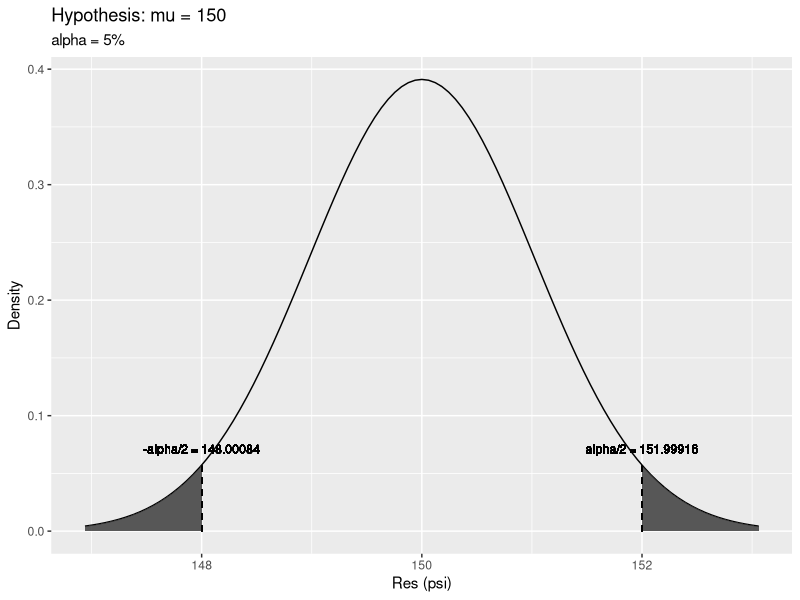
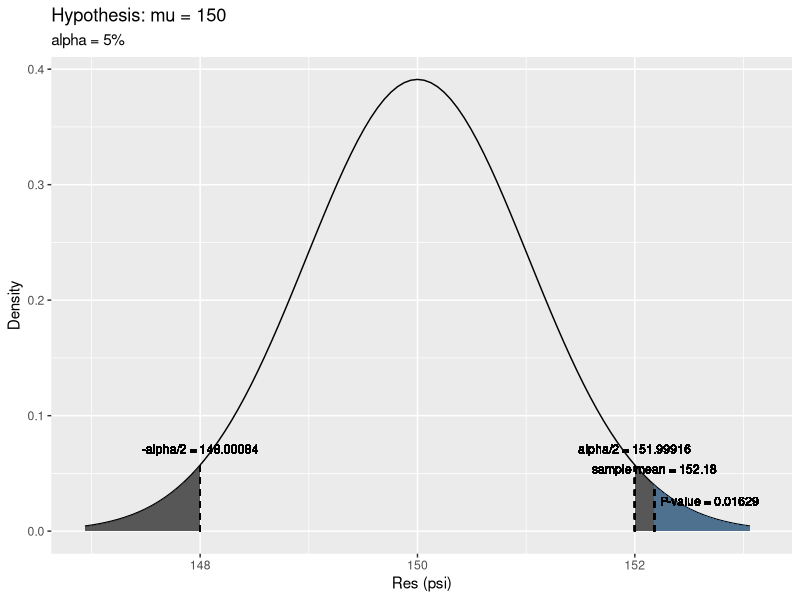
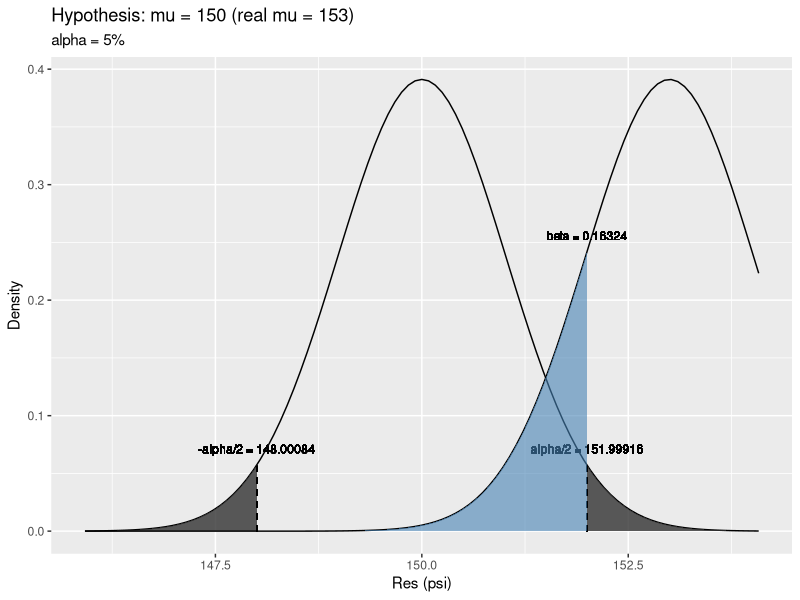

Generate these figures, in order, with R:
ipak <- function(pkg){
  new.pkg <- pkg[!(pkg %in% installed.packages()[, "Package"])]
  if (length(new.pkg)) 
    install.packages(new.pkg, dependencies = TRUE)
  sapply(pkg, require, character.only = TRUE)
}

packages <- c("dplyr", "ggplot2")
ipak(packages)

## resistencia al rompimiento de una fibra textil X (X es variable aleatoria con distribución normal con mu = 150psi y sd = 4.08psi)

# a) hipótesis nula y alternativa adecuada

# H_0 (está bajo control): mu = 150psi 
# H_a (fuera de control): mu <> 150psi

# b) alpha = 5% 

# muestra aleatoria de 16 piezas 

# population
#   - normal distrib
mu <- 150
sd <- 4.08

# sample
n <- 16
std_error <- sd/sqrt(n)

# rejection zone
alpha <- 0.05

rej_inf <- qnorm(alpha/2, mu, std_error, lower.tail = T) 
rej_sup <- qnorm(alpha/2, mu, std_error, lower.tail = F) 


# decision rule
#  -  z_obs <= rej_inf || z_obs >= rej_sup  => reject H_0
#  -  rej_inf < z_obs < rej_sup  => don't reject H_0

# graphical representation
x_inf <- mu - std_error * 3
x_sup <- mu + std_error * 3

events <- seq(x_inf,x_sup,0.01)
df <- data.frame(events, density = dnorm(x = events, mu, std_error))  

ggplot(df, aes(x = events)) +
  stat_function(fun = dnorm,
                args = list(
                  mean = mu,
                  sd = std_error
                ),
                geom = "line") +
  stat_function(fun = dnorm,
                args = list(
                  mean = mu,
                  sd = std_error
                ),
                geom = "area",
                alpha = 0.8,
                xlim = c(rej_sup,x_sup)) + 
  geom_segment(aes(x = rej_sup, xend = rej_sup, y = 0, yend = dnorm(rej_sup, mu, std_error)), 
               lty = "dashed") + 
  geom_text(
    aes(label = paste(c("alpha/2 = ", round(rej_sup,5)), collapse = ""), x = rej_sup, y = dnorm(rej_sup, mu, std_error) + 0.01),
    size = 3,
    vjust = 0
  ) +
  stat_function(fun = dnorm,
                args = list(
                  mean = mu,
                  sd = std_error
                ),
                geom = "area",
              alpha = 0.8,
              xlim = c(x_inf,rej_inf)) +
  geom_segment(aes(x = rej_inf, xend = rej_inf, y = 0, yend = dnorm(rej_inf, mu, std_error)), 
             lty = "dashed") + 
  geom_text(
    aes(label = paste(c("-alpha/2 = ", round(rej_inf,5)), collapse = ""), x = rej_inf, y = dnorm(rej_inf, mu, std_error) + 0.01),
    size = 3,
    vjust = 0
  ) + 
  labs(title = "Hypothesis: mu = 150 ",
       subtitle = "alpha = 5%",
       x = "Res (psi)",
       y = "Density")

# c) test con mean_s = 152.18psi

# population
#   - normal distrib
mu <- 150
sd <- 4.08

# sample
n <- 16
mean_s  <-  152.18
std_error <- sd/sqrt(n)

# rejection zone
alpha <- 0.05

rej_inf <- qnorm(alpha/2, mu, std_error, lower.tail = T) 
rej_sup <- qnorm(alpha/2, mu, std_error, lower.tail = F) 


# decision rule
#  -  z_obs <= rej_inf || z_obs >= rej_sup  => reject H_0
#  -  rej_inf < z_obs < rej_sup  => don't reject H_0

mean_s <= rej_inf || mean_s >= rej_sup

# decision rule
#  -  p_value < alpha  => reject H_0
p_value <- pnorm(mean_s, mu, std_error, lower.tail = F) 

p_value < alpha

# graphical representation
x_inf <- mu - std_error * 3
x_sup <- mu + std_error * 3

events <- seq(x_inf,x_sup,0.01)
df <- data.frame(events, density = dnorm(x = events, mu, std_error))  

ggplot(df, aes(x = events)) +
  stat_function(fun = dnorm,
                args = list(
                  mean = mu,
                  sd = std_error
                ),
                geom = "line") +
  stat_function(fun = dnorm,
                args = list(
                  mean = mu,
                  sd = std_error
                ),
                geom = "area",
                alpha = 0.8,
                xlim = c(rej_sup,x_sup)) + 
  geom_segment(aes(x = rej_sup, xend = rej_sup, y = 0, yend = dnorm(rej_sup, mu, std_error)), 
               lty = "dashed") + 
  geom_text(
    aes(label = paste(c("alpha/2 = ", round(rej_sup,5)), collapse = ""), x = rej_sup, y = dnorm(rej_sup, mu, std_error) + 0.01),
    size = 3,
    vjust = 0
  ) +
  stat_function(fun = dnorm,
                args = list(
                  mean = mu,
                  sd = std_error
                ),
                geom = "area",
                alpha = 0.8,
                xlim = c(x_inf,rej_inf)) +
  geom_segment(aes(x = rej_inf, xend = rej_inf, y = 0, yend = dnorm(rej_inf, mu, std_error)), 
               lty = "dashed") + 
  geom_text(
    aes(label = paste(c("-alpha/2 = ", round(rej_inf,5)), collapse = ""), x = rej_inf, y = dnorm(rej_inf, mu, std_error) + 0.01),
    size = 3,
    vjust = 0
  ) + 
  stat_function(fun = dnorm,
                args = list(
                  mean = mu,
                  sd = std_error
                ),
                geom = "area",
                alpha = 0.6,
                fill = "steelblue",
                xlim = c(mean_s,x_sup)) + 
  geom_segment(aes(x = mean_s, xend = mean_s, y = 0, yend = dnorm(mean_s, mu, std_error)), 
               lty = "dashed") + 
  geom_text(
    aes(label = paste(c("sample mean = ", round(mean_s,5)), collapse = ""), x = mean_s, y = dnorm(mean_s, mu, std_error) + 0.01),
    position = position_dodge(0.9),
    size = 3,
    vjust = 0
  ) +
  geom_text(
    aes(label = paste(c("P-value = ", round(p_value,5)), collapse = ""), x = mean_s + 0.5 * std_error, y = dnorm(mean_s + 0.5 * std_error, mu, std_error) + 0.01),
    position = position_dodge(0.9),
    size = 3,
    vjust = 0
  ) +
  labs(title = "Hypothesis: mu = 150 ",
       subtitle = "alpha = 5%",
       x = "Res (psi)",
       y = "Density")



# d) intervalo del 95% de confianza para la resistencia media de rompimiento
mu <- 150
sd <- 4.08
std_error <- sd/sqrt(n)
norm_score_inf <- qnorm(alpha/2, 0, 1, lower.tail = T) 
norm_score_sup <- qnorm(alpha/2, 0, 1, lower.tail = F) 


lower_bound <- mean_s + norm_score_inf * std_error  
upper_bound <- mean_s + norm_score_sup * std_error  


# e) proceso de fabricación no está bajo control, produciendo fibras con una resistencia media de 153 psi (igual desvío) 
#    ¿Cuál es la probabilidad de no efectuar el ajuste? (error tipo II = beta)

# population
# H_0  - normal distrib
mu <- 150
sd <- 4.08

# real  - normal distrib
mu_real <- 153
sd <- 4.08

# sample
n <- 16
std_error <- sd/sqrt(n)

# rejection zone
alpha <- 0.05

rej_inf <- qnorm(alpha/2, mu, std_error, lower.tail = T) 
rej_sup <- qnorm(alpha/2, mu, std_error, lower.tail = F) 

# type II error - beta
beta <- pnorm(rej_sup, mu_real, std_error, lower.tail = T)

# graphical representation
x_inf <- mu - std_error * 4
x_sup <- mu + std_error * 4
events <- seq(x_inf,x_sup,0.01)
df <- data.frame(events, density = dnorm(x = events, mu, std_error))  

ggplot(df, aes(x = events)) +
  stat_function(fun = dnorm,
                args = list(
                  mean = mu,
                  sd = std_error
                ),
                geom = "line") +
  stat_function(fun = dnorm,
                args = list(
                  mean = mu,
                  sd = std_error
                ),
                geom = "area",
                alpha = 0.8,
                xlim = c(rej_sup,x_sup)) + 
  geom_segment(aes(x = rej_sup, xend = rej_sup, y = 0, yend = dnorm(rej_sup, mu, std_error)), 
               lty = "dashed") + 
  geom_text(
    aes(label = paste(c("alpha/2 = ", round(rej_sup,5)), collapse = ""), x = rej_sup, y = dnorm(rej_sup, mu, std_error) + 0.01),
    size = 3,
    vjust = 0
  ) +
  stat_function(fun = dnorm,
                args = list(
                  mean = mu,
                  sd = std_error
                ),
                geom = "area",
                alpha = 0.8,
                xlim = c(x_inf,rej_inf)) +
  geom_segment(aes(x = rej_inf, xend = rej_inf, y = 0, yend = dnorm(rej_inf, mu, std_error)), 
               lty = "dashed") + 
  geom_text(
    aes(label = paste(c("-alpha/2 = ", round(rej_inf,5)), collapse = ""), x = rej_inf, y = dnorm(rej_inf, mu, std_error) + 0.01),
    size = 3,
    vjust = 0
  ) +
  stat_function(fun = dnorm,
                args = list(
                  mean = mu_real,
                  sd = std_error
                ),
                geom = "line") +
  stat_function(fun = dnorm,
                args = list(
                  mean = mu_real,
                  sd = std_error
                ),
                geom = "area",
                alpha = 0.6,
                fill = "steelblue",
                xlim = c(x_inf,rej_sup)) + 
  geom_text(
    aes(label = paste(c("beta = ", round(beta,5)), collapse = ""), x = rej_sup, y = dnorm(rej_sup, mu_real, std_error) + 0.01),
    size = 3,
    vjust = 0
  ) +
  labs(title = "Hypothesis: mu = 150 (real mu = 153)",
       subtitle = "alpha = 5%",
       x = "Res (psi)",
       y = "Density")

# f) potencia de la prueba

power <- 1 - beta
